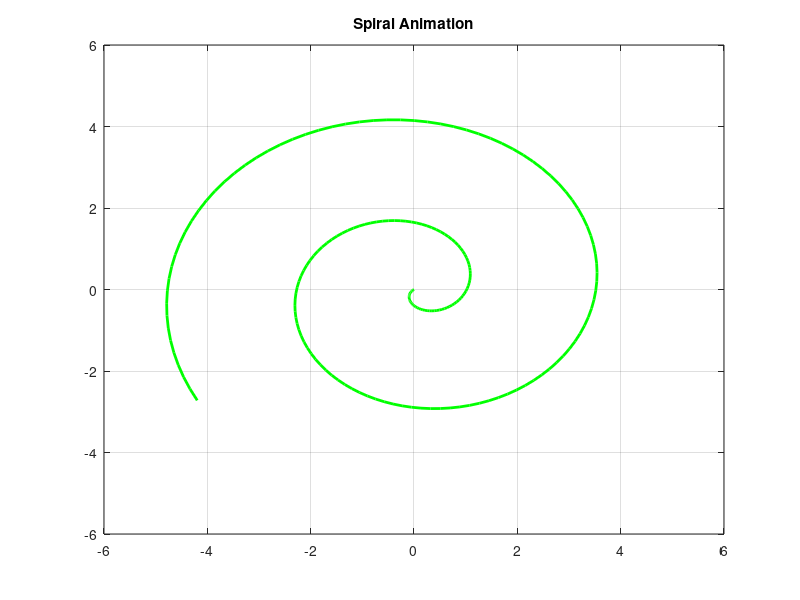

The MATLAB script that drew this image:
% Example 2
% spiral motion
function spiral_motion()
figure;
for t=1:200
    theta=linspace(0,4*pi,200);
    r=linspace(0,5,200);
    x=r.*cos(theta+t*0.05);
    y=r.*sin(theta+t*0.05);
    % color change using if
    if mod(t,3)==1
        c='r';
    else
        c='g';
    end
    plot(x,y,c,'LineWidth',2)
    axis([-6 6 -6 6])
    grid on
    title('Spiral Animation')
    pause(0.05)
end
end
